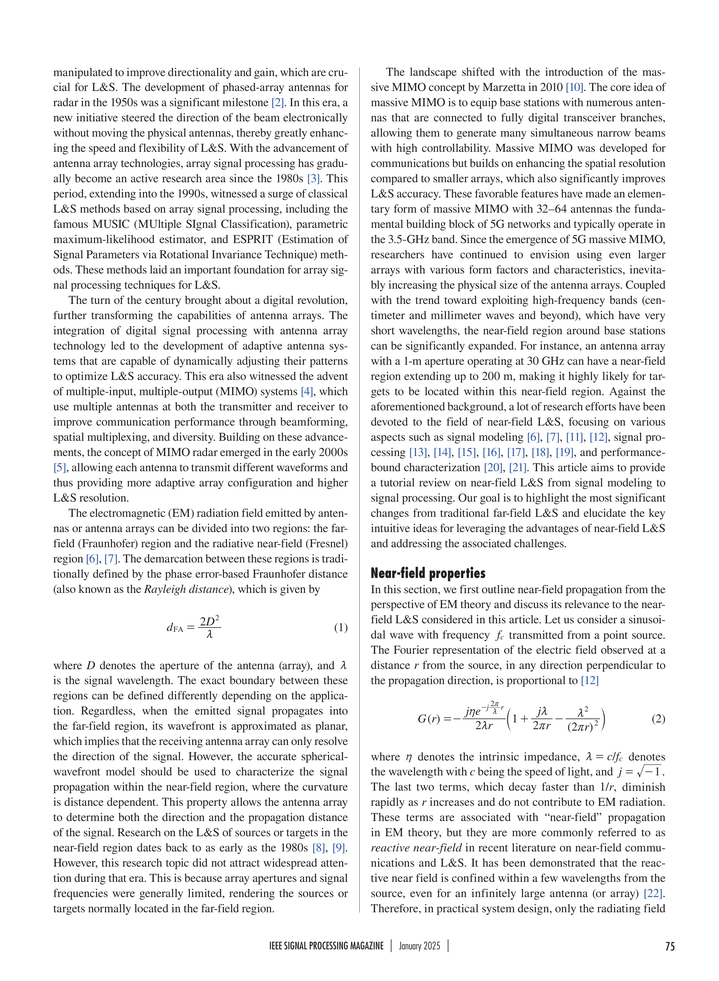
#> input picture 1/Images/5.png, 719 x 981 px, shrunk from 2363 x 3225 before the run
$ python projection_profiling.py
#> lines starting #> are read from the running program, lines starting #| are printed output that depends on the picture; after the words box and inside, x2 and y2 are one past the last pixel; in counts of white or black regions, pixels touching at a corner belong together
### 1/Src/helper_functions.py
import cv2
import numpy as np

# [5 lines left out: function histogram_extract, not called in this run]

def show_window_ratio(title, image):
    cv2.namedWindow(title, cv2.WINDOW_KEEPRATIO)
    cv2.imshow(title, image)
    cv2.waitKey(0)

def show_window(title, image):
    cv2.imshow(title, image)
    cv2.waitKey(0)

### 1/Src/projection_profiling.py
import cv2
import numpy as np
import matplotlib.pyplot as plt
from sympy.external.importtools import version_tuple

from Src.filters import smooth
from Src.helper_functions import show_window, show_window_ratio

DEBUG = True
IMAGE_PATH = '../Images/5.png'

def segment_document(binary_img, h_profile, threshold_ratio=0.05, min_width=50, min_height=20):
    img_height, img_width = binary_img.shape

    kernel_gaps = cv2.getStructuringElement(cv2.MORPH_RECT, (31, 31))
    threshold_h = np.max(h_profile) * threshold_ratio
    text_mask_h = h_profile > threshold_h
    morph_close = cv2.morphologyEx(threshold_h, cv2.MORPH_CLOSE, kernel_gaps)

    diff_h = np.diff(np.concatenate([[0], text_mask_h.astype(int), [0]]))
    starts_h = np.where(diff_h == 1)[0]
    ends_h = np.where(diff_h == -1)[0]

    regions = []

    for y_start, y_end in zip(starts_h, ends_h):
        row_strip = binary_img[y_start:y_end, :]
        v_profile = np.sum(row_strip, axis=0, dtype=np.uint64)

        threshold_v = np.max(v_profile) * threshold_ratio
        text_mask_v = v_profile > threshold_v

        diff_v = np.diff(np.concatenate([[0], text_mask_v.astype(int), [0]]))
        starts_v = np.where(diff_v == 1)[0]
        ends_v = np.where(diff_v == -1)[0]

        for x_start, x_end in zip(starts_v, ends_v):
            width = x_end - x_start
            height = y_end - y_start
            print(width)
            if width > min_width and height > min_height:
                regions.append((x_start, y_start, x_end, y_end))
            # regions.append((x_start, y_start, x_end, y_end))

    return regions

def find_text_regions(profile, threshold_ratio=0.05, min_gap=5):
    threshold = np.max(profile) * threshold_ratio

    text_mask = profile > threshold

    diff = np.diff(np.concatenate([[0], text_mask.astype(int), [0]]))
    starts = np.where(diff == 1)[0]
    ends = np.where(diff == -1)[0]

    regions = []
    if len(starts) > 0:
        current_start = starts[0]
        current_end = ends[0]
        for i in range(1, len(starts)):
            # Ό,τι είναι λιγότερο από το "stride" λάβε το υπόψιν
            if starts[i] - current_end < min_gap:
                current_end = ends[i]
            else:
                regions.append((current_start, current_end))
                current_start = starts[i]
                current_end = ends[i]
        regions.append((current_start, current_end))

    return regions


def segment_words_in_line(binary_img, y_start, y_end, threshold_ratio=0.02, min_word_width=5):
    line_strip = binary_img[y_start:y_end, :]
    # if DEBUG:
    #     show_window('line_strip', line_strip)
    #     show_window('binary_img', binary_img)
    vertical_profile = np.sum(line_strip, axis=0, dtype=np.uint64)
    words = find_text_regions(vertical_profile, threshold_ratio, min_gap=min_word_width)

    return words

def projection_profile_segmentation(img_path,
                                    line_threshold=0.05,
                                    word_threshold=0.02,
                                    smooth_radius=3,
                                    min_line_gap=10,
                                    min_word_gap=5):

#> called with img_path = '../Images/5.png', line_threshold = 0.05, word_threshold = 0.02, smooth_radius = 3, min_line_gap = 10, min_word_gap = 5
    original = cv2.imread(img_path, cv2.IMREAD_GRAYSCALE)
#> original: shape (981, 719); min 0, max 255, mean 234.7
    _, binary = cv2.threshold(original, 0, 255, cv2.THRESH_BINARY_INV + cv2.THRESH_OTSU)
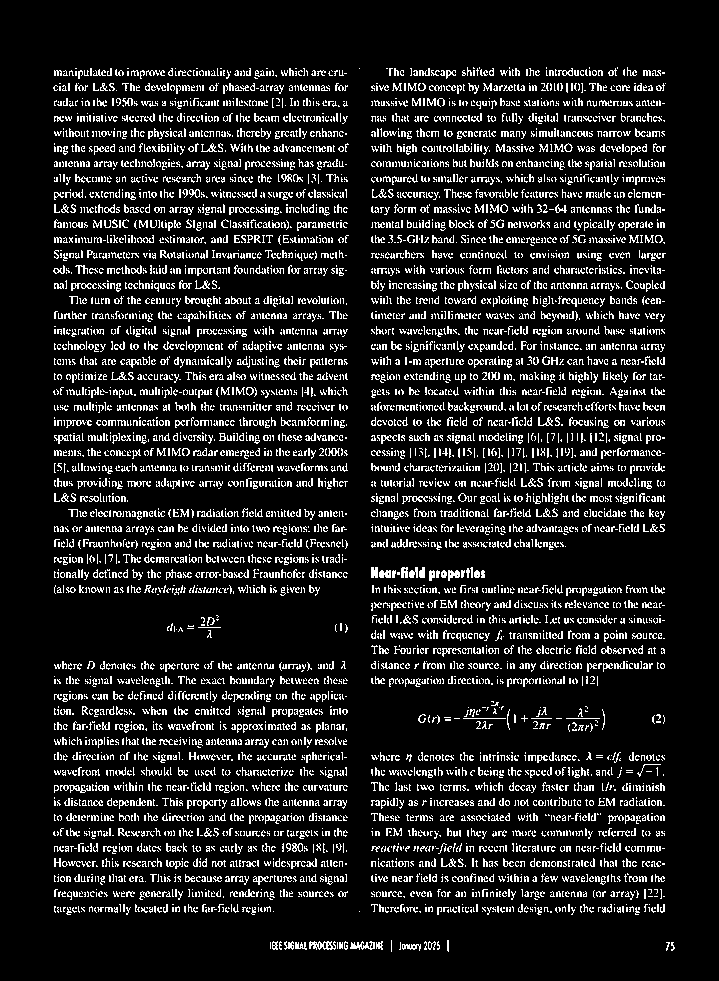
#> binary: shape (981, 719); 12% white in thin lines or dots, all inside (x1, y1, x2, y2) = (53, 67, 675, 952)

    # Horizontal Profile
    h_profile = np.sum(binary, axis=1, dtype=np.uint64)
#> h_profile = 981 values, max 87720 at index 131, min 0 at index 0, mean 22025.1
    # h_smooth = smooth(h_profile, r=smooth_radius)
    h_smooth = h_profile
#> h_smooth has the same summary as h_profile

    # Boundaries
    lines = find_text_regions(h_smooth, threshold_ratio=line_threshold, min_gap=min_line_gap)
#> in find_text_regions, `threshold = np.max(profile) * threshold_ratio`: threshold = 4386
#> in find_text_regions, `diff = np.diff(np.concatenate([[0], text_mask.astype(int), [0]]))`: diff = 982 values, max 1 at index 68, min -1 at index 76, mean 0
#> in find_text_regions, `starts = np.where(diff == 1)[0]`: starts = 74 values from 68 to 941
#> in find_text_regions, `ends = np.where(diff == -1)[0]`: ends = 74 values from 76 to 950
#> in find_text_regions, `current_start = starts[0]`: current_start = 68
#> in find_text_regions, `current_end = ends[0]`: current_end = 76
#> the loop in find_text_regions, `for i in range(1, len(starts)): # Ό,τι είναι λιγότερο από το "stride" ..` made 73 passes
#> (current_start, current_end) on pass 73: (941, 950)
#> current_end on passes 1 to 6: 91, 107, 122, 137, 139, 152
#> after the loop in find_text_regions, `for i in range(1, len(starts)):`: regions = [(68, 915)]
#> lines = [(68, 915), (941, 950)]
    # show_window('binary', binary)

    large_regions = segment_document(binary,h_smooth, threshold_ratio=0.1)
#> in segment_document, `threshold_h = np.max(h_profile) * threshold_ratio`: threshold_h = 8772
#> in segment_document, `morph_close = cv2.morphologyEx(threshold_h, cv2.MORPH_CLOSE, kernel_ga..`: morph_close = [8772, 8772, 8772, 8772]
#> in segment_document, `diff_h = np.diff(np.concatenate([[0], text_mask_h.astype(int), [0]]))`: diff_h has the same summary as diff in find_text_regions
#> in segment_document, `starts_h = np.where(diff_h == 1)[0]`: starts_h = 77 values from 68 to 942
#> in segment_document, `ends_h = np.where(diff_h == -1)[0]`: ends_h = 77 values from 76 to 950
#> the loop in segment_document, `for y_start, y_end in zip(starts_h, ends_h):` made 77 passes
#> (y_start, y_end, threshold_v) on passes 1 to 12: (68, 76, 204), (83, 91, 204), (98, 106, 204), (113, 114, 25.5), (115, 122, 178.5), (131, 137, 153), (144, 152, 204), (161, 167, 153), (174, 183, 229.5), (189, 198, 229.5), (204, 213, 229.5), (220, 228, 204)
#> (printed output is left out)
#> after the loop in segment_document, `for y_start, y_end in zip(starts_h, ends_h):`: regions = []
#> large_regions = []
    regions_detect = cv2.cvtColor(original.copy(), cv2.COLOR_GRAY2BGR)
    for (x_start, y_start, x_end, y_end) in large_regions:
        assert x_start is not None
        assert y_start is not None
        assert x_end is not None
        assert y_end is not None
        cv2.rectangle(regions_detect, (x_start,y_start), (x_end,y_end), (0,0,255))
#> this loop made 0 passes
    show_window_ratio('Regions Detected', regions_detect)

    # Horizontal Projection
    all_words = {}
    for line_idx, (y_start, y_end) in enumerate(lines):
        words = segment_words_in_line(binary, y_start, y_end,
                                      threshold_ratio=word_threshold,
                                      min_word_width=min_word_gap)
        all_words[line_idx] = words
#> this loop made 2 passes
#> (line_idx, y_start, y_end) on pass 1: (0, 68, 915)
#> (line_idx, y_start, y_end, words) on pass 2: (1, 941, 950, [(270, 383), (391, 392), (399, 440), (447, 449), (666, 675)])
#> pass 1, in segment_words_in_line, `line_strip = binary_img[y_start:y_end, :]`:
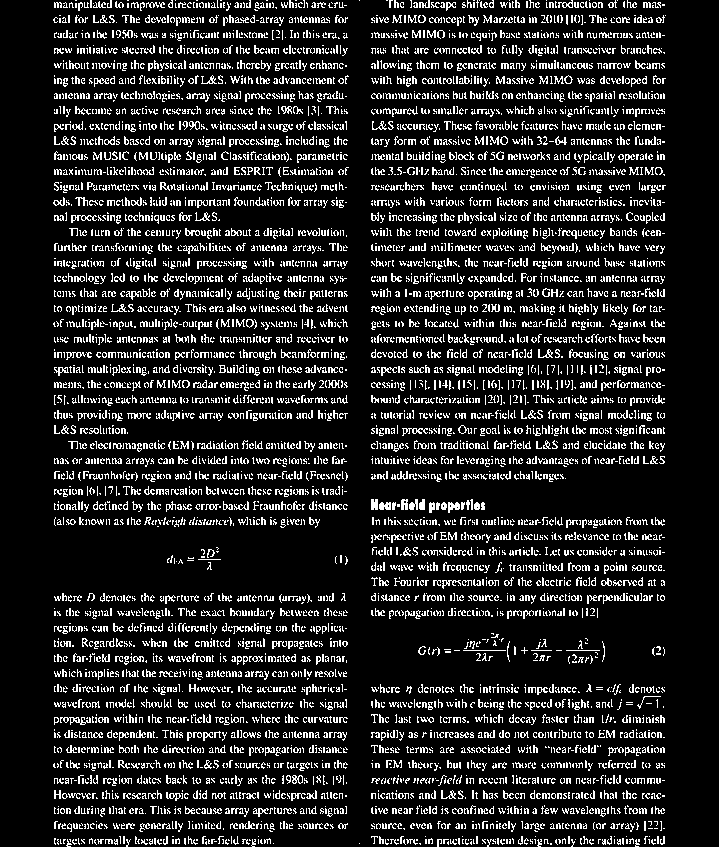
#> line_strip: shape (847, 719); 13.8% white in thin lines or dots, all inside (x1, y1, x2, y2) = (53, 0, 666, 847)
#> after the loop, all_words = {0: [(53, 348), (371, 665)], 1: [(270, 383), (391, 392), (399, 440), (447, 449), (666, 675)]}

    return original, binary, lines, all_words, h_profile, h_smooth


def visualize_results(original, binary, lines, all_words, h_profile, h_smooth):
    result = cv2.cvtColor(original, cv2.COLOR_GRAY2BGR)
    for y_start, y_end in lines:
        cv2.rectangle(result, (0, y_start), (original.shape[1], y_end), (0, 0, 255), 2)
    for line_idx, words in all_words.items():
        y_start, y_end = lines[line_idx]
        for x_start, x_end in words:
            cv2.rectangle(result, (x_start, y_start), (x_end, y_end), (0, 255, 0), 2)


    fig = plt.figure(figsize=(20, 12))

    # Original Image
    ax1 = plt.subplot(3, 2, 1)
    ax1.imshow(original, cmap='gray')
    ax1.set_title('Original Image', fontsize=14, fontweight='bold')
    ax1.axis('off')

    # Binary Image
    ax2 = plt.subplot(3, 2, 2)
    ax2.imshow(binary, cmap='gray')
    ax2.set_title('Binary Image (Inverted)', fontsize=14, fontweight='bold')
    ax2.axis('off')

    # Horizontal Profile
    ax3 = plt.subplot(3, 2, 3)
    y_positions = np.arange(len(h_profile))
    ax3.barh(y_positions, h_profile, color='blue', alpha=0.5, label='Raw Profile')
    ax3.plot(h_smooth, y_positions, 'r-', linewidth=2, label='Smoothed')

    # boundaries
    for y_start, y_end in lines:
        ax3.axhspan(y_start, y_end, alpha=0.2, color='green')

    ax3.invert_yaxis()
    ax3.set_title('Horizontal Projection Profile', fontsize=14, fontweight='bold')
    ax3.set_xlabel('Sum of Pixel Intensities')
    ax3.set_ylabel('Y Position (Row)')
    ax3.legend()
    ax3.grid(True, alpha=0.3)

    # Vertical Profile
    ax4 = plt.subplot(3, 2, 4)
    if len(lines) > 0:
        y_start, y_end = lines[0]
        line_strip = binary[y_start:y_end, :]
        v_profile = np.sum(line_strip, axis=0, dtype=np.uint64)
        x_positions = np.arange(len(v_profile))

        ax4.bar(x_positions, v_profile, color='blue', alpha=0.5, width=1.0)

        # Mark word boundaries
        if 0 in all_words:
            for x_start, x_end in all_words[0]:
                ax4.axvspan(x_start, x_end, alpha=0.2, color='green')

        ax4.set_title(f'Vertical Profile (Line 1)', fontsize=14, fontweight='bold')
        ax4.set_xlabel('X Position (Column)')
        ax4.set_ylabel('Sum of Pixel Intensities')
        ax4.grid(True, alpha=0.3)

    # Segmentation Result (Lines only)
    ax5 = plt.subplot(3, 2, 5)
    result_lines = cv2.cvtColor(original, cv2.COLOR_GRAY2BGR)
    for y_start, y_end in lines:
        cv2.rectangle(result_lines, (0, y_start), (original.shape[1], y_end), (0, 0, 255), 2)
    ax5.imshow(cv2.cvtColor(result_lines, cv2.COLOR_BGR2RGB))
    ax5.set_title('Line Segmentation (Red)', fontsize=14, fontweight='bold')
    ax5.axis('off')

    # 6. Complete Segmentation (Lines + Words)
    ax6 = plt.subplot(3, 2, 6)
    ax6.imshow(cv2.cvtColor(result, cv2.COLOR_BGR2RGB))
    ax6.set_title('Complete Segmentation (Lines: Red, Words: Green)', fontsize=14, fontweight='bold')
    ax6.axis('off')

    plt.tight_layout()
    plt.show()

    # Print statistics
    print("\n" + "=" * 60)
    print("SEGMENTATION STATISTICS")
    print("=" * 60)
    print(f"Total Lines Detected: {len(lines)}")
    print(f"Total Words Detected: {sum(len(words) for words in all_words.values())}")
    print("\nLine-by-Line Breakdown:")
    for line_idx, (y_start, y_end) in enumerate(lines):
        word_count = len(all_words.get(line_idx, []))
        print(f"  Line {line_idx + 1}: Y[{y_start:4d}:{y_end:4d}] - {word_count} words")
    print("=" * 60 + "\n")

#####################

if __name__ == "__main__":
    original, binary, lines, all_words, h_profile, h_smooth = projection_profile_segmentation(
        IMAGE_PATH,
        line_threshold=0.05,
        word_threshold=0.02,
        smooth_radius=3,
        min_line_gap=10,
        min_word_gap=5
    )
#> lines = [(68, 915), (941, 950)]; h_smooth has the same summary as h_profile in projection_profile_segmentation

    # Visualize if DEBUG is True
    if DEBUG:
        visualize_results(original, binary, lines, all_words, h_profile, h_smooth)
#> the loop in visualize_results, `for y_start, y_end in lines:` made 2 passes
#> after the loop in visualize_results, `for y_start, y_end in lines:`:
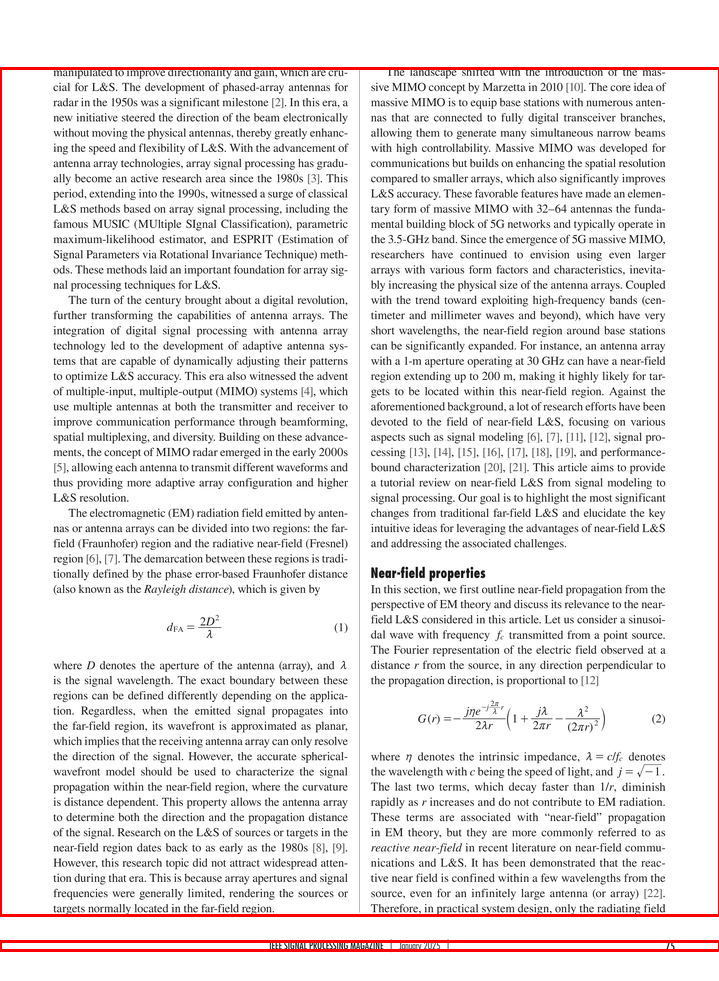
#> result: shape (981, 719, 3); mean B, G, R 230.7, 230.7, 234.8
#> the loop in visualize_results, `for line_idx, words in all_words.items():` made 2 passes
#> (line_idx, words, y_start, y_end) on passes 1 to 2: (0, [(53, 348), (371, 665)], 68, 915), (1, [(270, 383), (391, 392), (399, 440), (447, 449), (666, 675)], 941, 950)
#> after the loop in visualize_results, `for line_idx, words in all_words.items():`:
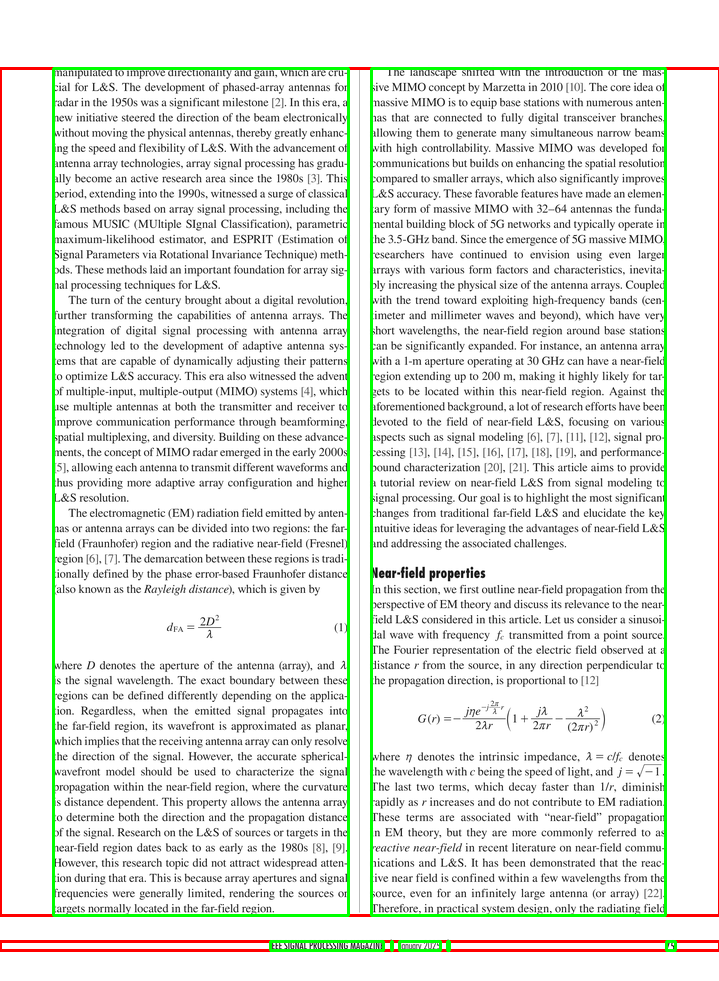
#> result: shape (981, 719, 3); 2.12% of pixels changed, all inside (x1, y1, x2, y2) = (52, 67, 677, 952)
#> in visualize_results, `y_positions = np.arange(len(h_profile))`: y_positions = 981 values from 0 to 980
#> in visualize_results, `y_start, y_end = lines[0]`: y_start = 68; y_end = 915
#> in visualize_results, `v_profile = np.sum(line_strip, axis=0, dtype=np.uint64)`: v_profile = 719 values, max 78795 at index 54, min 0 at index 0, mean 29780
#> in visualize_results, `x_positions = np.arange(len(v_profile))`: x_positions = 719 values from 0 to 718
#> the loop in visualize_results, `for x_start, x_end in all_words[0]:` made 2 passes
#> in visualize_results, `plt.show()`:
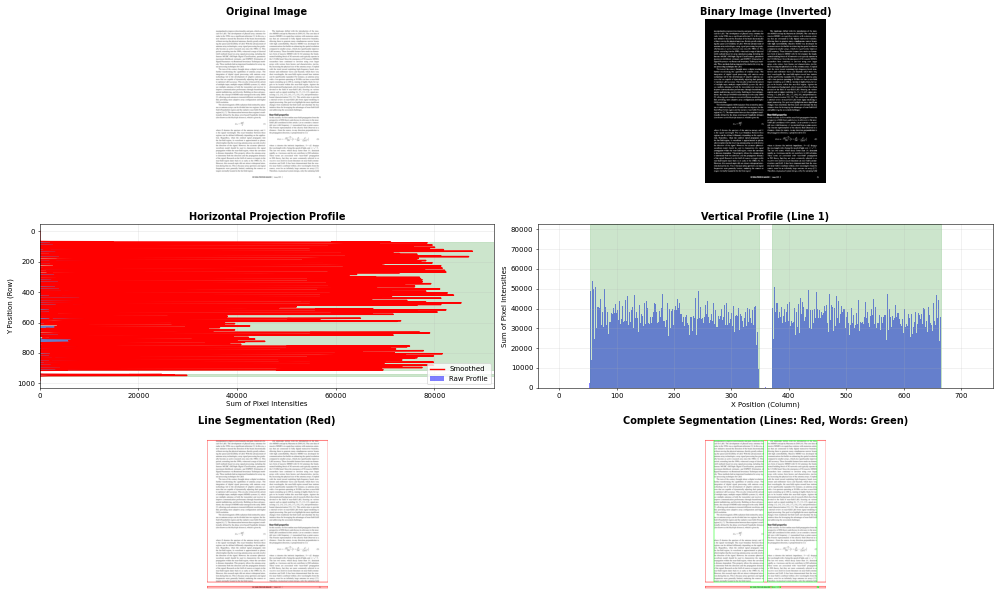
#> figure drawn by matplotlib, 6 panels; panel 4: tallest bar 78795 high, from x = 53.5 to 54.5
#> the loop in visualize_results, `for line_idx, (y_start, y_end) in enumerate(lines):` made 2 passes
#> (line_idx, y_start, y_end, word_count) on passes 1 to 2: (0, 68, 915, 2), (1, 941, 950, 5)

    # Save result
    result = cv2.cvtColor(original, cv2.COLOR_GRAY2BGR)
    for y_start, y_end in lines:
        cv2.rectangle(result, (0, y_start), (original.shape[1], y_end), (0, 0, 255), 2)
#> this loop made 2 passes
    for line_idx, words in all_words.items():
        y_start, y_end = lines[line_idx]
        for x_start, x_end in words:
            cv2.rectangle(result, (x_start, y_start), (x_end, y_end), (0, 255, 0), 2)
#> this loop made 2 passes

    cv2.imwrite('../Report/projection/projection_profile_result.png', result)
    print("Result saved as 'projection_profile_result.png'")
